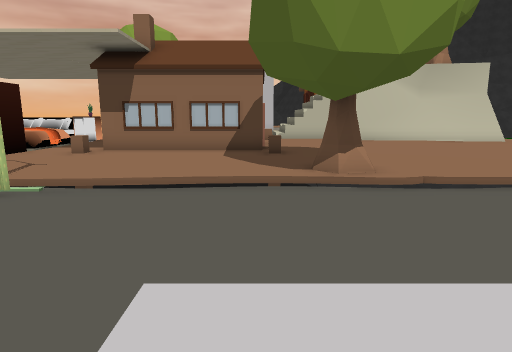
view 1 (above)

24 first-person views from a walk through a Unity game level. The camera is 1.4 m above the floor, tilts 10° down and sees 75° across. Doors are open. The floor is counted in squares, 1 m on a side. Each view is taken from the middle of a square. On the plan, view 1 faces up. The plan holds only what a view shows up to about 15 squares ahead; the rest is blank. The place goes on beyond the plan. The player is left out. Some surface patterns are stand-ins.

view 2
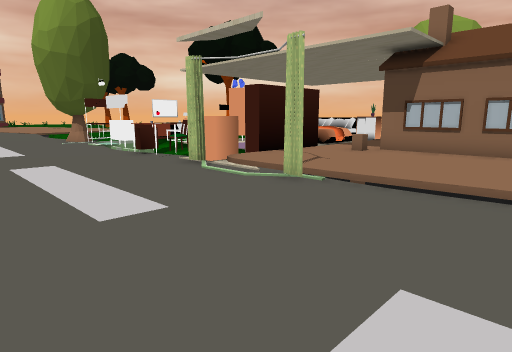

view 3
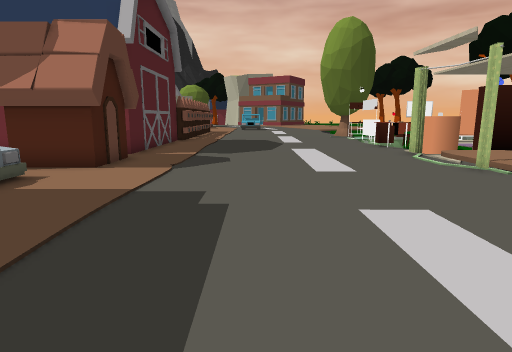

view 4
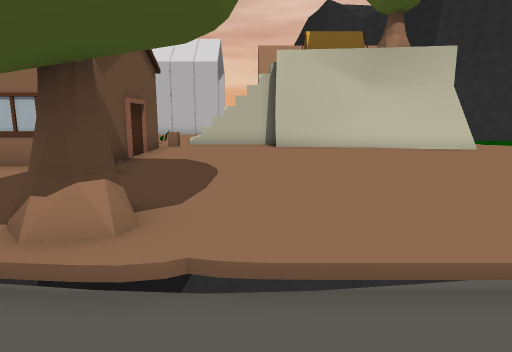

view 5
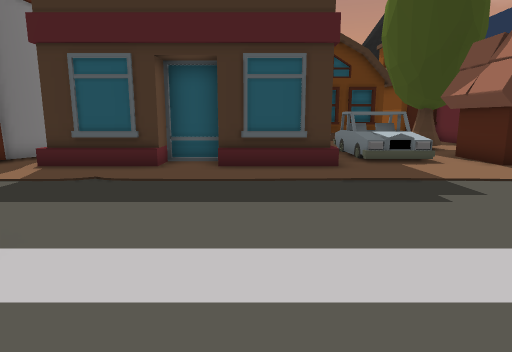

view 6
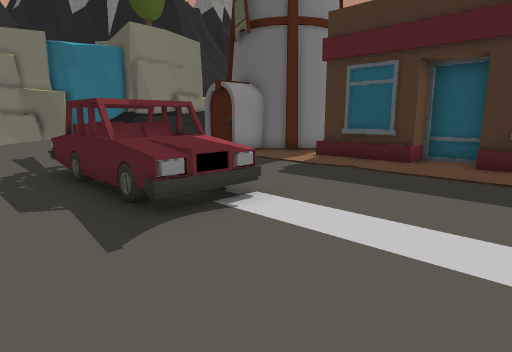

view 7
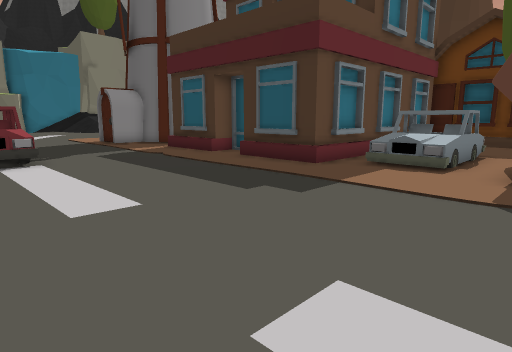

view 8
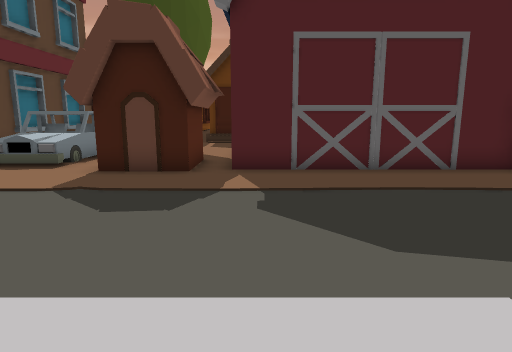

view 9
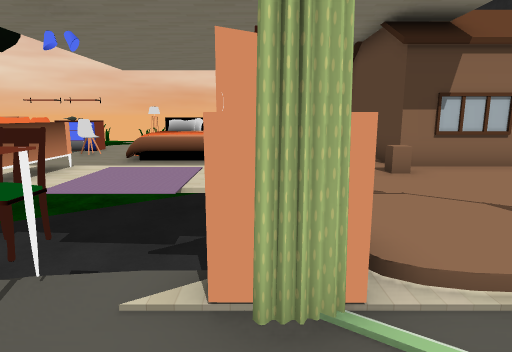

view 10
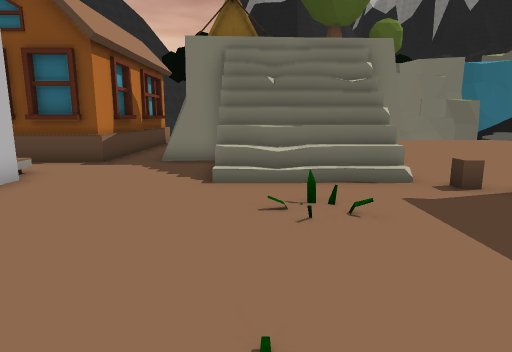

view 11
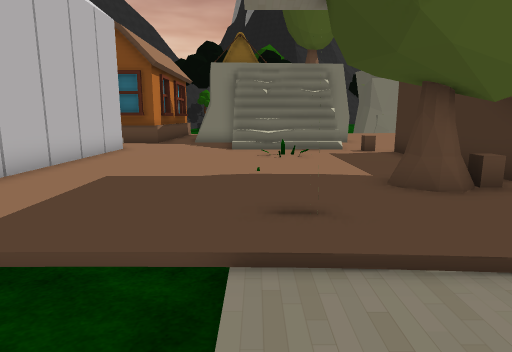

view 12
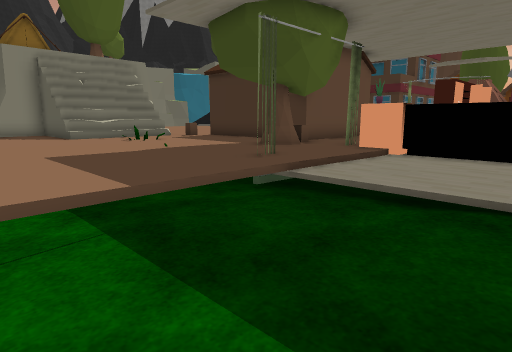

view 13
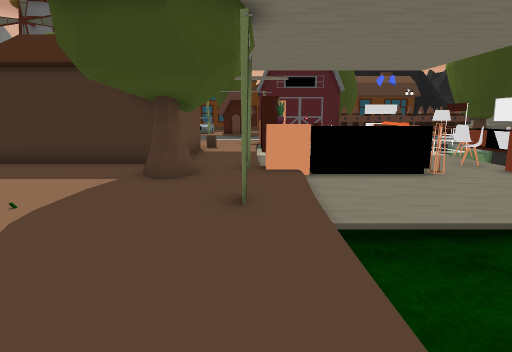

view 14
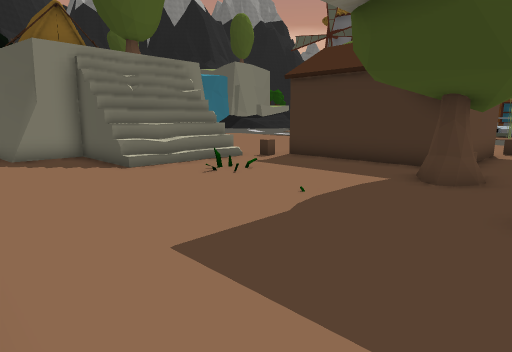

view 15
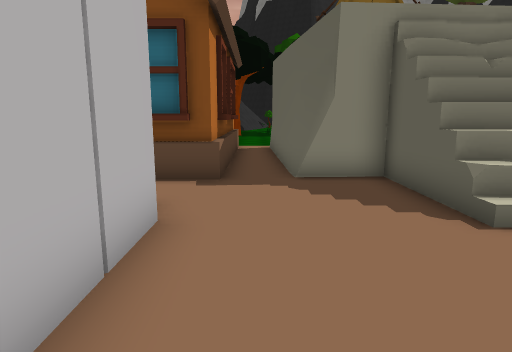

view 16
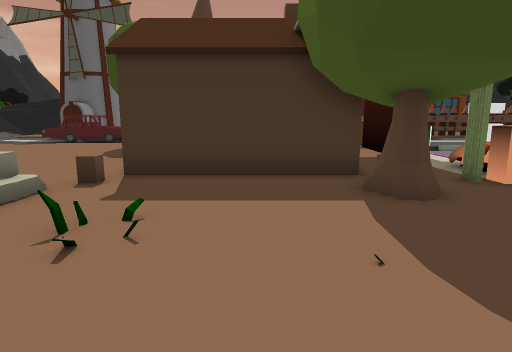

view 17
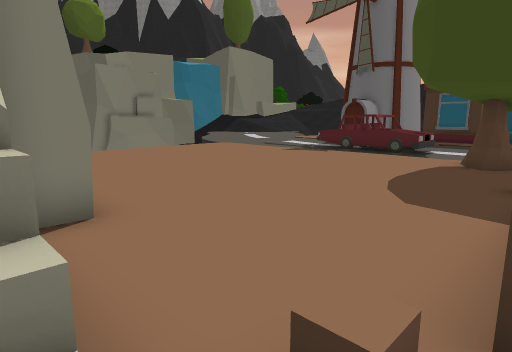

view 18
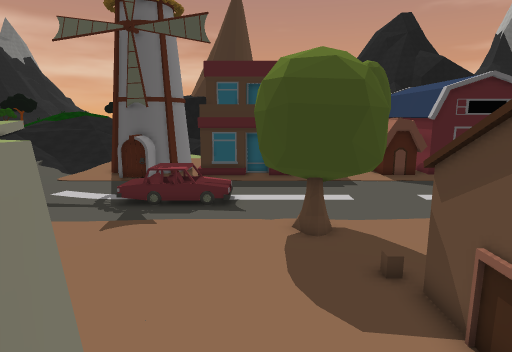

view 19
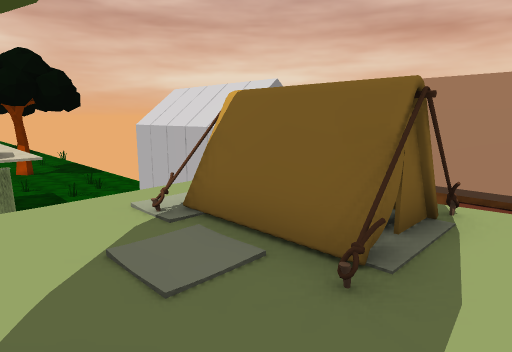

view 20
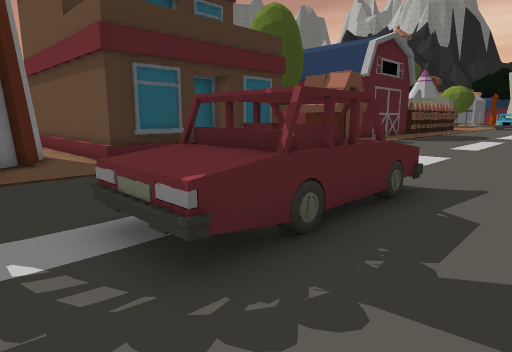

view 21
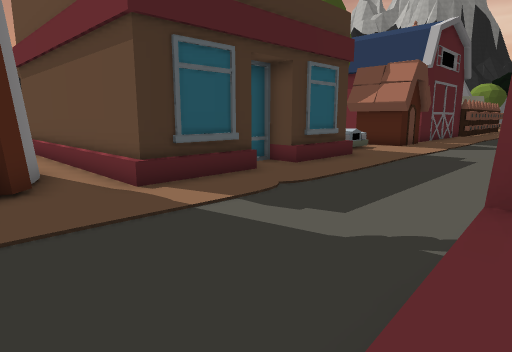

view 22
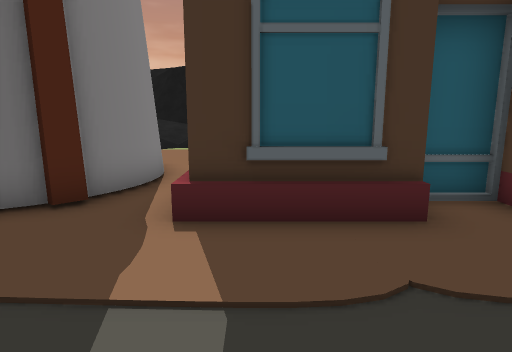

view 23
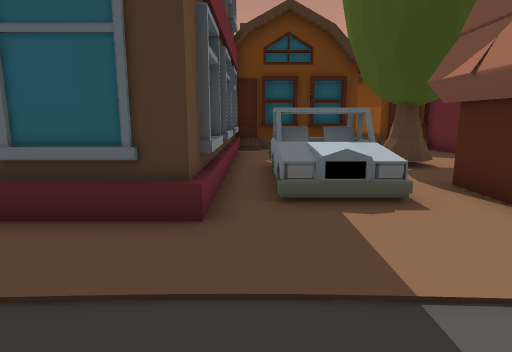

view 24
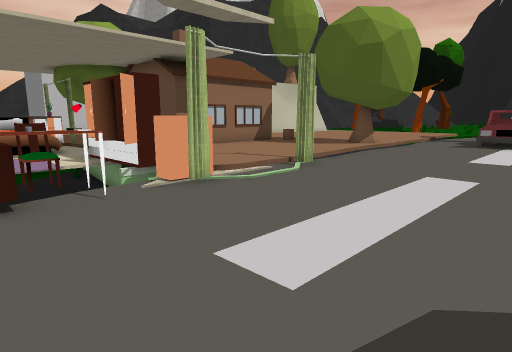

### Floor plan
Key: @ floor where view 1 was taken; # wall or solid block; x gap in a wall; . main floor; : floor 0.25 m higher than the main floor; - floor 0.25 m lower than the main floor; _ floor 1.75 m lower than the main floor; + floor 4 m higher than the main floor; * floor 4.25 m higher than the main floor; / step, stairs or slope; = window, fence, low wall or low ledge; v drop or lower ground; T thing the floor can be seen under or through; O other object.
Columns run from 13 left of view 1 to 12 right of it. Each row starts with its distance up from view 1.
 27 - -- :  ######O:::#OO#OOO#
 26  ---/:::::::::::::::::::::
 25 ----/:::::::::::::#v######
 24 ----/:::::::::::::# OOOO
 23 .---/:::::::::/=v## OOOO+
 22  .../:::::::::/// /*OOOO+
 21 ..../::::::::://///++++++
 20 ..../::::::::://///+++++
 19 ..../::OO::::://///+++OO+
 18 #OOOOO:O::::::O:::###+OO
 17 O   O/::#OOOOO:::::::=###x
 16 O   //::#    #::::::::::::
 15 O   //::#    #::::::::::::
 14 ...../::#    #::::::::::::
 13 ...../::#    #::::::::::::
 12 .  .OO::#O####::::::::::::
 11 .  . O:O::::::O:::::::::::
 10 OOOO #::::::::::::::::::::
  9     ##:::::::::::::::::::
  8       :::::::::O:::::::::
  7  _#x#O:::::::::#:::::://v
  6 xOO.O.....................
  5 ..........................
  4 ...................OOOOO..
  3 ................... OOOO..
  2 ...................OOOOO..
  1  ........................
  0 .............@...........
 -1 .........................
 -2 .........................
 -3 ........................##
 -4 ......OOO.....O.O..OO...#
 -5 #O#OO.O O....####O###T.##
 -6      .O O.  .O  ###  T.#
 -7      .O O.OO.#       TT
 -8      .....OO.#       TT
 -9      ...O.OO.O       #.
-10      ..OO.. .#       #.
-11      ..  .. .#       #..
-12      ..  .. .#       #
-13          .. .#       #

Where each view was taken, in squares from view 1:
view 1: 0 up, 0 right, facing up
view 2: 0 up, 0 right, facing up-left
view 3: 0 up, 4 right, facing left
view 4: 4 up, 4 right, facing up
view 5: 5 up, 2 right, facing down
view 6: 6 up, 1 right, facing down-right
view 7: 4 up, 6 left, facing down-right
view 8: 4 up, 9 left, facing down
view 9: 4 up, 9 left, facing up
view 10: 22 up, 6 left, facing right
view 11: 22 up, 12 left, facing right
view 12: 27 up, 13 left, facing down-right
view 13: 27 up, 8 left, facing down
view 14: 27 up, 8 left, facing down-right
view 15: 26 up, 3 left, facing right
view 16: 25 up, 3 left, facing down
view 17: 19 up, 0 right, facing down-right
view 18: 19 up, 4 right, facing down
view 19: 19 up, 11 right, facing up-left
view 20: 6 up, 12 right, facing down-left
view 21: 2 up, 11 right, facing down-left
view 22: 0 up, 7 right, facing down
view 23: 0 up, 1 left, facing down
view 24: 0 up, 13 left, facing up-right
